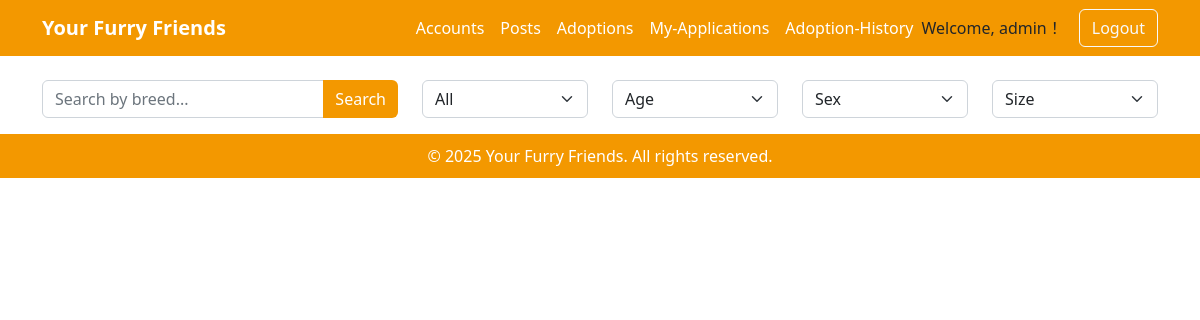
The page /adoptions/ (signed in) on the database as committed earlier.
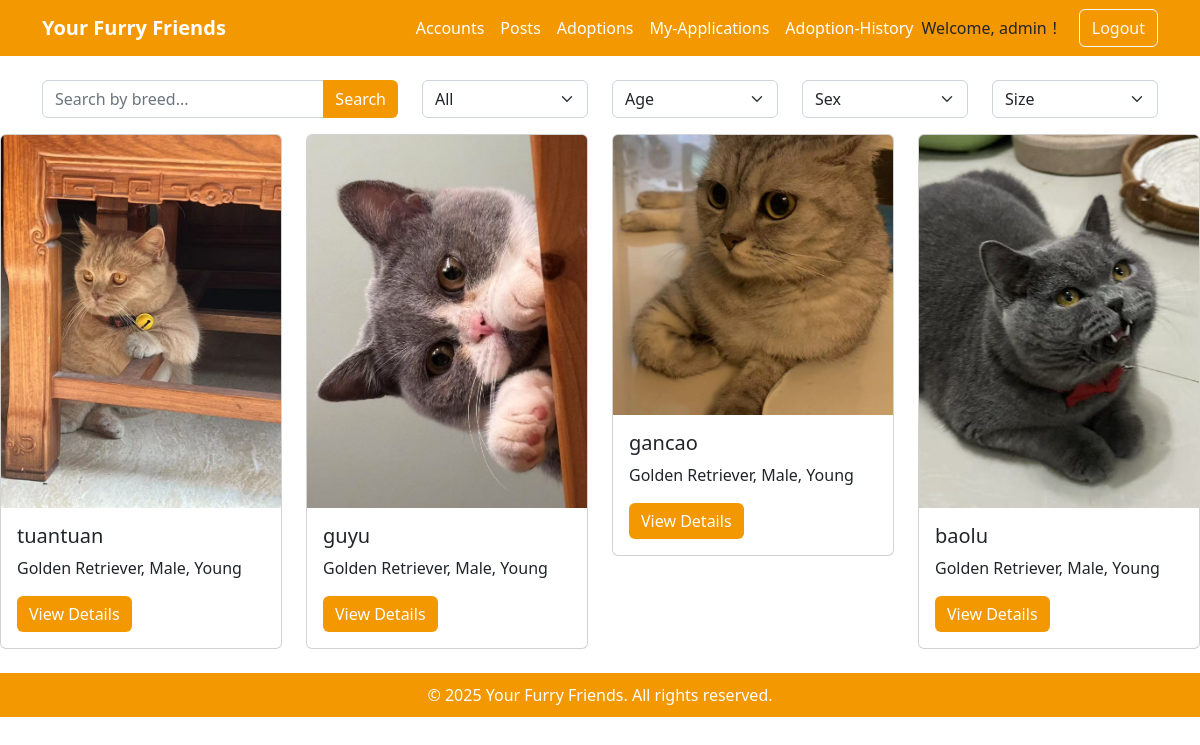
The same page on the database as committed later.
### posts/models.py (models this page shows, shortened)
class Pet(models.Model):
    pet_id = models.AutoField(primary_key=True)
    name = models.CharField(max_length=100)
    sex = models.CharField(max_length=10, choices=[('Male', 'Male'), ('Female', 'Female')])
    age = models.CharField(max_length=10, choices=[('Young', 'Young'), ('Adult', 'Adult')])
    weight = models.FloatField()
    breed = models.CharField(max_length=100, blank=True, null=True)
    size = models.CharField(max_length=50, choices=[('Small', 'Small'), ('Medium', 'Medium'), ('Large', 'Large')])
    status = models.CharField(max_length=20, choices=[('Available', 'Available'), ('Adopted', 'Adopted')], default='Available')
    posted_by = models.ForeignKey(settings.AUTH_USER_MODEL, on_delete=models.CASCADE)  # 关联用户
    created_at = models.DateTimeField(auto_now_add=True)
    type = models.CharField(max_length=50, choices=[('Dog', 'Dog'), ('Cat', 'Cat')])

class PetImage(models.Model):
    pet_image_id = models.AutoField(primary_key=True)
    pet = models.ForeignKey(Pet, on_delete=models.CASCADE, related_name="images")
    pet_image = models.ImageField(upload_to='pet_images/', null=True, blank=True)

### adoptions/views.py (the view)
# urls.py: path('', views.available_pets, name='available_pets'),
@login_required
def available_pets(request):
    pets = Pet.objects.filter(status='Available').distinct()
    search_query = request.GET.get('q', '').strip()
    pet_type = request.GET.get('pet_type', '').strip()
    age_category = request.GET.get('age', '').strip()
    sex = request.GET.get('sex', '').strip()
    size = request.GET.get('size', '').strip()
    if search_query:
        pets = pets.filter(breed__icontains=search_query)
    if pet_type:
        pets = pets.filter(type__iexact=pet_type)
    if age_category:
        if age_category.lower() == 'young':
            pets = pets.filter(age__lte=2)
        elif age_category.lower() == 'adult':
            pets = pets.filter(age__gt=2)
    if sex:
        pets = pets.filter(sex__iexact=sex)
    if size:
        pets = pets.filter(size__iexact=size)
    context = {'pets': pets}
    return render(request, 'adoptions/available_pets.html', context)

### templates/adoptions/available_pets.html (shortened to what this page needs)
{% extends 'adoptions/base.html' %}
{% load static %}
{% block content %}
<div class="container">
  <form method="get" action="{% url 'adoptions:available_pets' %}">
  <div class="row mt-4">
    <div class="col-md-4 mb-3">
      <div class="input-group">
        <input type="text" name="q" class="form-control" placeholder="Search by breed..." onchange="this.form.submit()">
        <button class="btn btn-orange" type="submit">Search</button>
      </div>
    </div>
    <div class="col-md-2 mb-3">
      <select class="form-select" name="pet_type" onchange="this.form.submit()">
          <option value="">All</option>
      </select>
    </div>
    <div class="col-md-2 mb-3">
      <select class="form-select" name="age" onchange="this.form.submit()">
        <option value="">Age</option>
      </select>
    </div>
    <div class="col-md-2 mb-3">
      <select class="form-select" name="sex" onchange="this.form.submit()">
        <option value="">Sex</option>
      </select>
    </div>
    <div class="col-md-2 mb-3">
      <select class="form-select" name="size" onchange="this.form.submit()">
        <option value="">Size</option>
      </select>
    </div>
  </div>
</form>
</div>
  <div class="row row-cols-1 row-cols-md-4 g-4">
    {% for pet in pets %}
      <div class="col">
        <div class="card">
          {% with pet.images.all|first as first_image %}
            {% if first_image %}
              <img src="{{ first_image.pet_image.url }}" class="card-img-top" alt="{{ pet.name }}">
            {% else %}
              <img src="{% static 'images/default_pet.jpg' %}" class="card-img-top" alt="{{ pet.name }}">
            {% endif %}
          {% endwith %}
          <div class="card-body">
            <h5 class="card-title">{{ pet.name }}</h5>
            <p class="card-text">
              {% if pet.breed %}{{ pet.breed }}, {% endif %} {{ pet.sex }}, {{ pet.age }}
            </p>
            <a href="{% url 'adoptions:pet_detail' pet_id=pet.pet_id %}" class="btn btn-orange">View Details</a>
          </div>
        </div>
      </div>
    {% endfor %}
</div>
{% endblock %}

Rows that differ between the two databases and show on the page:
now on this page (row edited): Pet: pet_image (picture), name "tuantuan", breed "Golden Retriever", sex "Male", age "Young"
added Pet: pet_image (picture), name "guyu", breed "Golden Retriever", sex "Male", age "Young"
added Pet: pet_image (picture), name "gancao", breed "Golden Retriever", sex "Male", age "Young"
added Pet: pet_image (picture), name "baolu", breed "Golden Retriever", sex "Male", age "Young"
